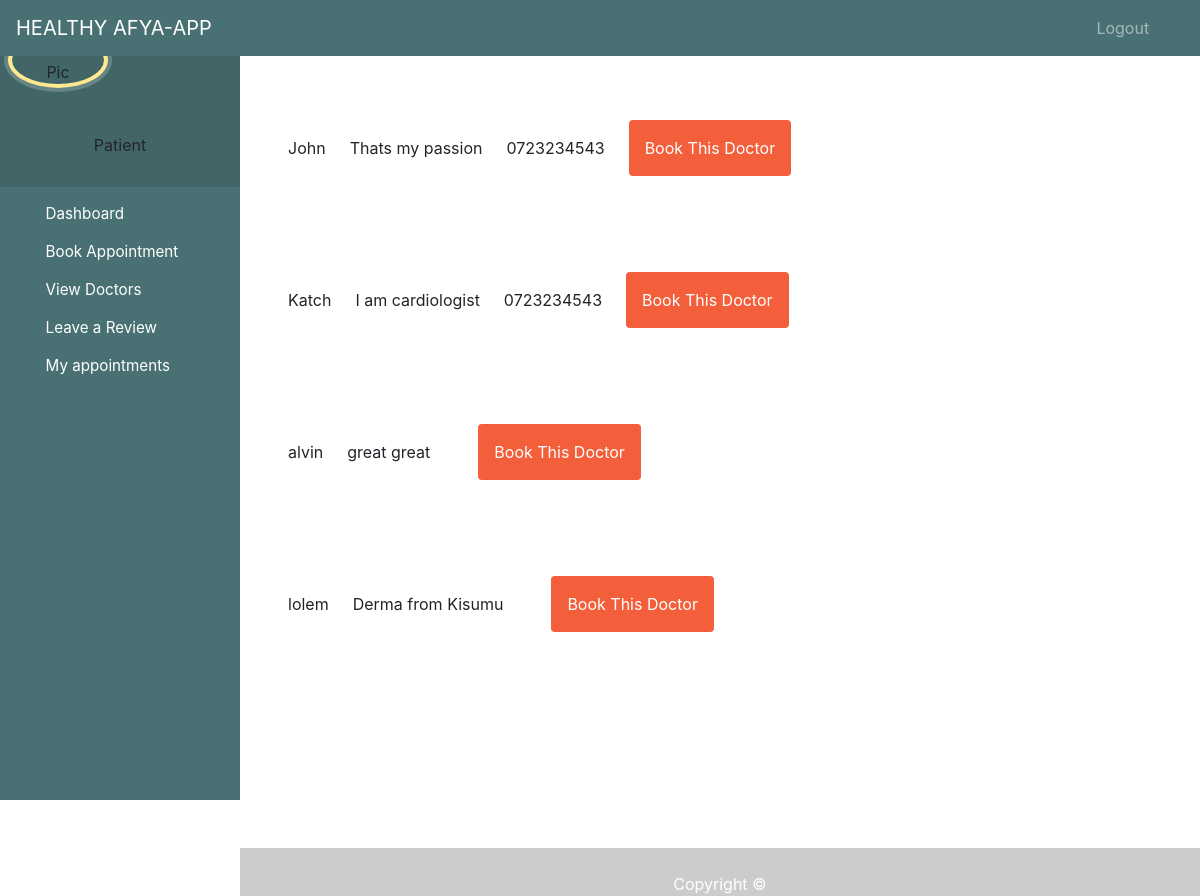
Screenshot of /patient/dashboard/content/doctor-by-county/5 (signed in) with the database file from the repository.
### bookingapp/models.py (models this page shows, shortened)
class Doctor(models.Model):
    CARD ='Cardiologist'
    DERMA = 'Dermatologist'
    EMERGE =  'Emergency Specialist'
    ALLERGY = 'Allergy Specialist'
    ANAE = 'Anesthesiologist'
    COLON = 'COlon and Rectal Surgeon'
    NORMAL = 'Consultant'
    SPECIALIZATION_CHOICES = [
        (CARD, 'Cardiologist'),
        (DERMA, 'Dermatologist'),
        (EMERGE, 'Emergency Specialist'),
        (ALLERGY, 'Allergy Specialist'),
        (ANAE, 'Anesthesiologist'),
        (COLON, 'COlon and Rectal Surgeon'),
        (NORMAL, 'Consultant'),
    ]
    user = models.OneToOneField(User, on_delete=models.CASCADE, related_name='doctor', null=True)
    age = models.IntegerField(null=True)
    phone = models.CharField(max_length=255)
    county = models.ForeignKey(County, on_delete=models.CASCADE, null=True)
    specialization = models.CharField(max_length=50,choices=SPECIALIZATION_CHOICES , null=True)
    biography = models.TextField(null=True, default='-')
    birth_date = models.DateField(null=True, blank=True)
    has_schedule = models.BooleanField(default=False)
    last_update = models.DateTimeField(auto_now = True)
    created_at = models.DateTimeField(auto_now_add = True)

### bookingapp/views.py (the view)
# urls.py: path('patient/dashboard/content/doctor-by-county/<county_id>', views.view_doctor_by_county, name= 'doctor-by-county'),
@login_required(login_url='members/login_user/')
def view_doctor_by_county(request, county_id):
    county_doctor = Doctor.objects.filter(county=county_id).order_by('specialization')
    return render(request, 'patient/doctor_by_county.html', { 'county_doctor': county_doctor })

### bookingapp/templates/patient/doctor_by_county.html (shortened to what this page needs)
{% extends 'patient/dashboard.html' %}
{% load tailwind_tags %}
{% block content %}
<!DOCTYPE html>
<html lang="en">
<head>
    {% tailwind_css %}
</head>
<body>
    {% for doctor in county_doctor %}
    <table>
    <div class="relative container mx-auto p-6">
        <div class="flex space-x-6 p-6">
    <li class="flex items-center justify-between"> <a href="">{{ doctor.user.first_name }} </a></li>
    <li class="flex items-center justify-between"> {{ doctor.biography }}</li>
    <li class="flex items-center justify-between"> {{ doctor.phone }}</li>
    <a href="{% url 'appointment-form' doctor.id  %}" class="p-3 px-6 pt-2 text-white bg-brightRed rounded baseline hover:bg-brightRedLight">
        Book This Doctor
    </a>
   </div>
</div>
</table>
    {% endfor %}
</body>
</html>
{% endblock %}

### rows the page displays
Doctor: user.first_name "John", biography "Thats my passion", phone "0723234543"
Doctor: user.first_name "Katch", biography "I am cardiologist", phone "0723234543"
Doctor: user.first_name "alvin", biography "great great"
Doctor: user.first_name "lolem", biography "Derma from Kisumu"
